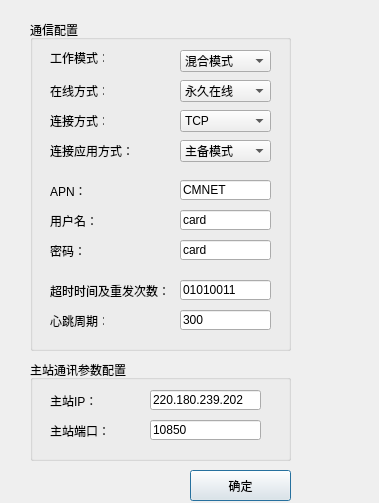
<?xml version="1.0" encoding="UTF-8"?>
<ui version="4.0">
 <class>Paramset_gprs</class>
 <widget class="QDialog" name="Paramset_gprs">
  <property name="geometry">
   <rect>
    <x>0</x>
    <y>0</y>
    <width>379</width>
    <height>503</height>
   </rect>
  </property>
  <property name="windowTitle">
   <string>Dialog</string>
  </property>
  <property name="windowIcon">
   <iconset resource="images/myResourses.qrc">
    <normaloff>:/myImages/Configure_48.ico</normaloff>:/myImages/Configure_48.ico</iconset>
  </property>
  <widget class="QGroupBox" name="groupBox_2">
   <property name="geometry">
    <rect>
     <x>30</x>
     <y>360</y>
     <width>261</width>
     <height>101</height>
    </rect>
   </property>
   <property name="title">
    <string>主站通讯参数配置</string>
   </property>
   <widget class="QLabel" name="label_7">
    <property name="geometry">
     <rect>
      <x>20</x>
      <y>30</y>
      <width>71</width>
      <height>21</height>
     </rect>
    </property>
    <property name="text">
     <string>主站IP：</string>
    </property>
   </widget>
   <widget class="QLabel" name="label_8">
    <property name="geometry">
     <rect>
      <x>20</x>
      <y>60</y>
      <width>81</width>
      <height>21</height>
     </rect>
    </property>
    <property name="text">
     <string>主站端口：</string>
    </property>
   </widget>
   <widget class="QLineEdit" name="lineEdit_IP_server">
    <property name="geometry">
     <rect>
      <x>120</x>
      <y>30</y>
      <width>111</width>
      <height>20</height>
     </rect>
    </property>
    <property name="text">
     <string>220.180.239.202</string>
    </property>
   </widget>
   <widget class="QLineEdit" name="lineEdit_sPort_server">
    <property name="geometry">
     <rect>
      <x>120</x>
      <y>60</y>
      <width>111</width>
      <height>20</height>
     </rect>
    </property>
    <property name="text">
     <string>10850</string>
    </property>
   </widget>
  </widget>
  <widget class="QPushButton" name="pushBtn_OK">
   <property name="geometry">
    <rect>
     <x>190</x>
     <y>470</y>
     <width>101</width>
     <height>31</height>
    </rect>
   </property>
   <property name="text">
    <string>确定</string>
   </property>
  </widget>
  <widget class="QGroupBox" name="groupBox">
   <property name="geometry">
    <rect>
     <x>30</x>
     <y>20</y>
     <width>261</width>
     <height>331</height>
    </rect>
   </property>
   <property name="title">
    <string>通信配置</string>
   </property>
   <widget class="QLabel" name="label_3">
    <property name="geometry">
     <rect>
      <x>20</x>
      <y>60</y>
      <width>54</width>
      <height>21</height>
     </rect>
    </property>
    <property name="text">
     <string>在线方式：</string>
    </property>
   </widget>
   <widget class="QComboBox" name="comBox_workmodel">
    <property name="geometry">
     <rect>
      <x>150</x>
      <y>30</y>
      <width>91</width>
      <height>22</height>
     </rect>
    </property>
    <property name="currentText">
     <string>客户机模式</string>
    </property>
    <item>
     <property name="text">
      <string>混合模式</string>
     </property>
    </item>
    <item>
     <property name="text">
      <string>客户机模式</string>
     </property>
    </item>
    <item>
     <property name="text">
      <string>服务器模式</string>
     </property>
    </item>
   </widget>
   <widget class="QLabel" name="label_2">
    <property name="geometry">
     <rect>
      <x>20</x>
      <y>30</y>
      <width>54</width>
      <height>16</height>
     </rect>
    </property>
    <property name="text">
     <string>工作模式：</string>
    </property>
   </widget>
   <widget class="QLabel" name="label_4">
    <property name="geometry">
     <rect>
      <x>20</x>
      <y>120</y>
      <width>81</width>
      <height>21</height>
     </rect>
    </property>
    <property name="text">
     <string>连接应用方式：</string>
    </property>
   </widget>
   <widget class="QLabel" name="label_5">
    <property name="geometry">
     <rect>
      <x>20</x>
      <y>260</y>
      <width>121</width>
      <height>21</height>
     </rect>
    </property>
    <property name="text">
     <string>超时时间及重发次数：</string>
    </property>
   </widget>
   <widget class="QLabel" name="label_6">
    <property name="geometry">
     <rect>
      <x>20</x>
      <y>290</y>
      <width>54</width>
      <height>21</height>
     </rect>
    </property>
    <property name="text">
     <string>心跳周期：</string>
    </property>
   </widget>
   <widget class="QComboBox" name="comBox_applicationType">
    <property name="geometry">
     <rect>
      <x>150</x>
      <y>120</y>
      <width>91</width>
      <height>22</height>
     </rect>
    </property>
    <property name="currentText">
     <string>主备模式</string>
    </property>
    <item>
     <property name="text">
      <string>主备模式</string>
     </property>
    </item>
    <item>
     <property name="text">
      <string>多连接模式</string>
     </property>
    </item>
   </widget>
   <widget class="QComboBox" name="comBox_onlinestyle">
    <property name="geometry">
     <rect>
      <x>150</x>
      <y>60</y>
      <width>91</width>
      <height>22</height>
     </rect>
    </property>
    <property name="currentText">
     <string>永久在线</string>
    </property>
    <item>
     <property name="text">
      <string>永久在线</string>
     </property>
    </item>
    <item>
     <property name="text">
      <string>被动激活</string>
     </property>
    </item>
   </widget>
   <widget class="QLineEdit" name="lineEdit_delaytimes">
    <property name="geometry">
     <rect>
      <x>150</x>
      <y>260</y>
      <width>91</width>
      <height>20</height>
     </rect>
    </property>
    <property name="text">
     <string>01010011</string>
    </property>
    <property name="readOnly">
     <bool>true</bool>
    </property>
   </widget>
   <widget class="QLineEdit" name="lineEdit_heartbeat">
    <property name="geometry">
     <rect>
      <x>150</x>
      <y>290</y>
      <width>91</width>
      <height>20</height>
     </rect>
    </property>
    <property name="text">
     <string>300</string>
    </property>
   </widget>
   <widget class="QComboBox" name="comBox_linkstyle">
    <property name="geometry">
     <rect>
      <x>150</x>
      <y>90</y>
      <width>91</width>
      <height>22</height>
     </rect>
    </property>
    <property name="currentText">
     <string>TCP</string>
    </property>
    <item>
     <property name="text">
      <string>TCP</string>
     </property>
    </item>
    <item>
     <property name="text">
      <string>UDP</string>
     </property>
    </item>
   </widget>
   <widget class="QLabel" name="label_9">
    <property name="geometry">
     <rect>
      <x>20</x>
      <y>90</y>
      <width>54</width>
      <height>21</height>
     </rect>
    </property>
    <property name="text">
     <string>连接方式：</string>
    </property>
   </widget>
   <widget class="QLineEdit" name="lineEdit_APN">
    <property name="geometry">
     <rect>
      <x>150</x>
      <y>160</y>
      <width>91</width>
      <height>20</height>
     </rect>
    </property>
    <property name="text">
     <string>CMNET</string>
    </property>
   </widget>
   <widget class="QLabel" name="label_10">
    <property name="geometry">
     <rect>
      <x>20</x>
      <y>160</y>
      <width>54</width>
      <height>21</height>
     </rect>
    </property>
    <property name="text">
     <string>APN：</string>
    </property>
   </widget>
   <widget class="QLineEdit" name="lineEdit_user">
    <property name="geometry">
     <rect>
      <x>150</x>
      <y>190</y>
      <width>91</width>
      <height>20</height>
     </rect>
    </property>
    <property name="text">
     <string>card</string>
    </property>
   </widget>
   <widget class="QLabel" name="label_11">
    <property name="geometry">
     <rect>
      <x>20</x>
      <y>190</y>
      <width>54</width>
      <height>21</height>
     </rect>
    </property>
    <property name="text">
     <string>用户名：</string>
    </property>
   </widget>
   <widget class="QLineEdit" name="lineEdit_password">
    <property name="geometry">
     <rect>
      <x>150</x>
      <y>220</y>
      <width>91</width>
      <height>20</height>
     </rect>
    </property>
    <property name="text">
     <string>card</string>
    </property>
   </widget>
   <widget class="QLabel" name="label_12">
    <property name="geometry">
     <rect>
      <x>20</x>
      <y>220</y>
      <width>54</width>
      <height>21</height>
     </rect>
    </property>
    <property name="text">
     <string>密码：</string>
    </property>
   </widget>
  </widget>
 </widget>
 <resources>
  <include location="images/myResourses.qrc"/>
 </resources>
 <connections/>
</ui>
